Frame 1 (no input): blank canvas, image omitted
Frame 60 (no input): blank canvas, image omitted
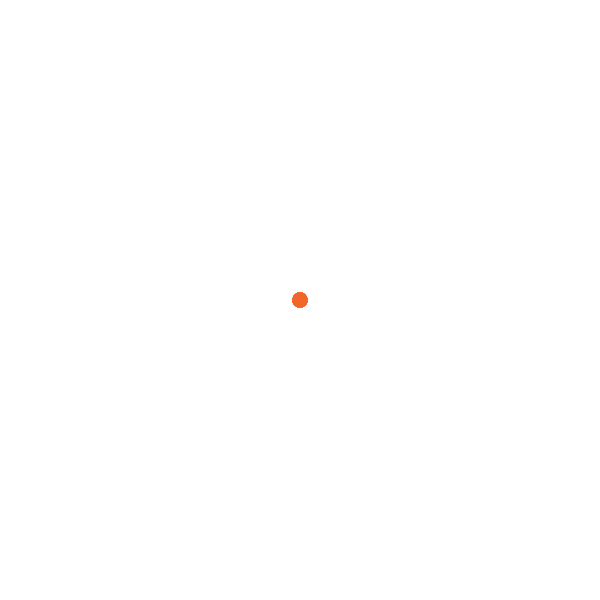
Frame 120 (the mouse pressed at the canvas centre since frame 60)

The p5.js sketch whose frames 1 and 60 were blank and that drew this single picture after the mouse press (run headless with seeded random() and noise() and a simulated clock; from frame 60 on, the mouse is pressed at the canvas centre):

// p5.js sketch
// ── sketch.js
 var circleSize = 15

function setup () {
  createCanvas(600,600);
  background(255, 255, 255);
 fill((random(255)), (random(255)), (random(255)));

}

function draw() {
  
strokeWeight(0);



var brushWeight = function(){
  if(keyIsDown(UP_ARROW)){
   return circleSize = circleSize + 1
  }
  else { if(keyIsDown(DOWN_ARROW)){
    if (circleSize >= 5){
      return  circleSize = circleSize - 1
  }
    else {return circleSize = 0
      }
    }
  else { return circleSize
  }
}
}

var weight = brushWeight();

var painter = function(){
    if (mouseIsPressed){
      ellipse(mouseX, mouseY, weight, weight);
      }
      else{ fill((random(255)), (random(255)), (random(255)));
      }
    }


painter()
console.log(weight)
console.log(brushWeight())
}
